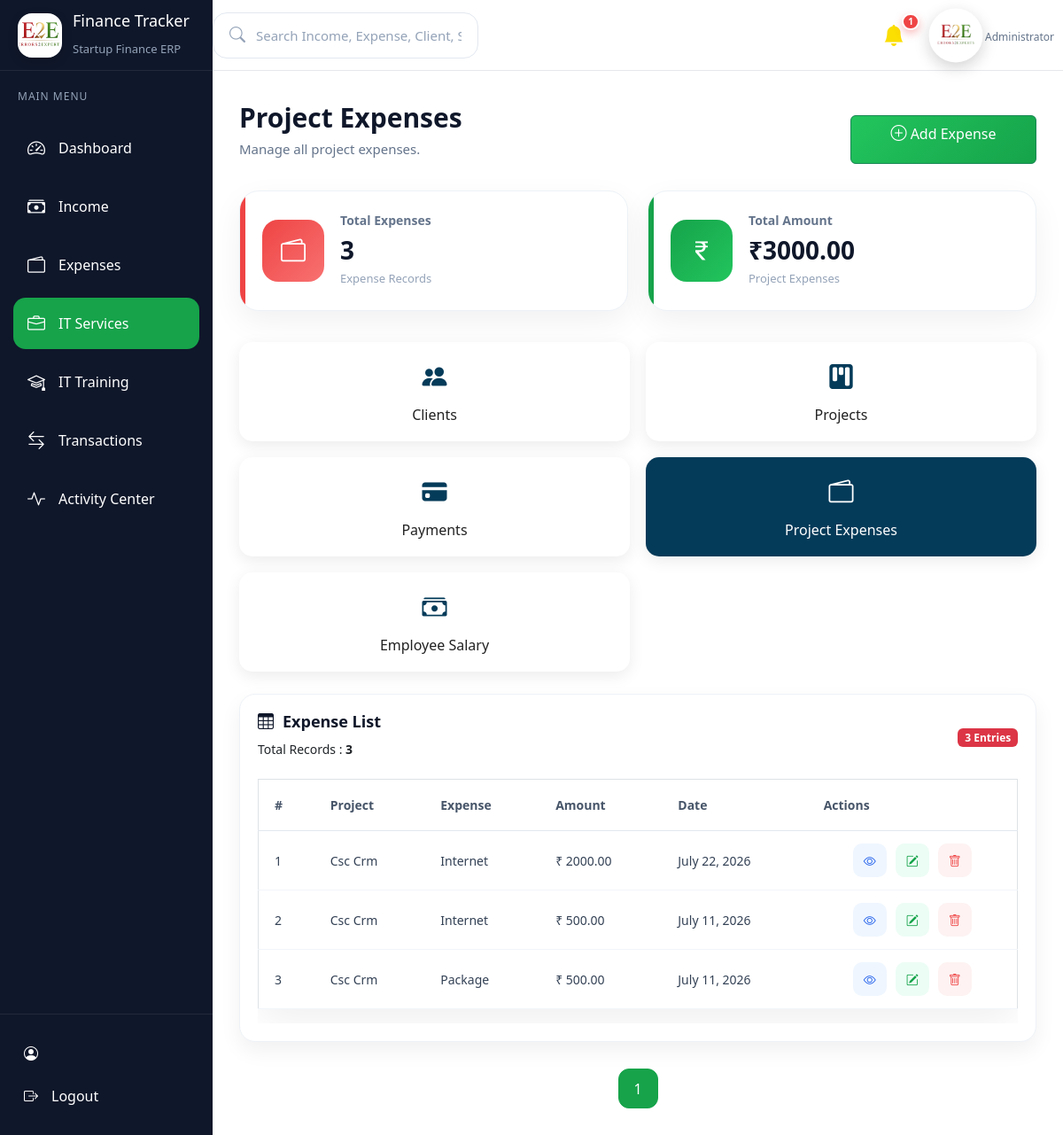
The app's page /services/project-expenses/, older data.
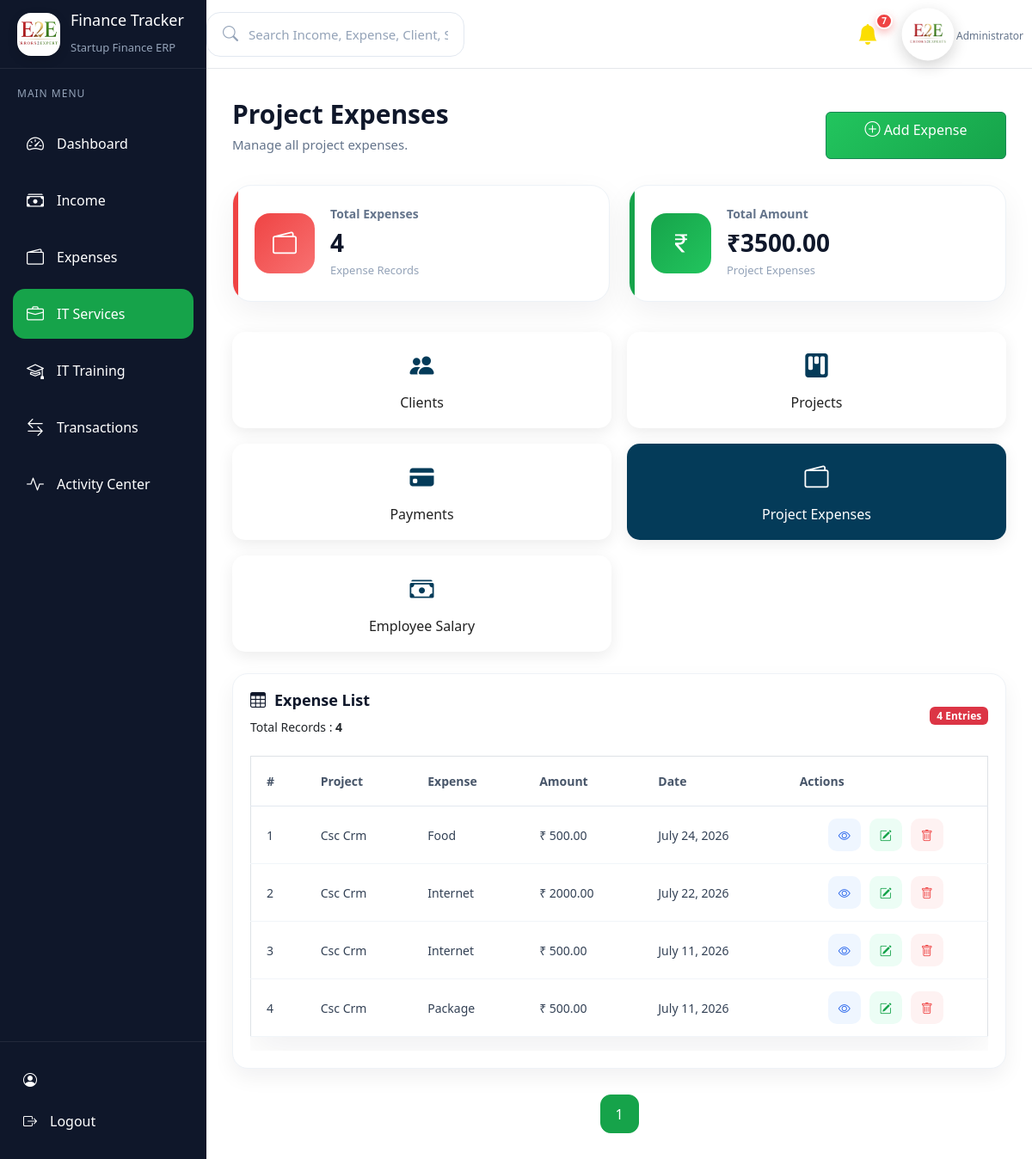
The same page, newer data.
### services/models.py (models this page shows, shortened)
class ProjectExpense(models.Model):
    PAYMENT_CHOICES = [
        ("Cash", "Cash"),
        ("UPI", "UPI"),
        ("Bank", "Bank Transfer"),
        ("Card", "Card"),
        ("Cheque", "Cheque"),
    ]
    payment_mode = models.CharField(
        max_length=20,
        choices=PAYMENT_CHOICES,
    )
    transaction_id = models.CharField(
        max_length=150,
        blank=True,
        null=True
    )
    cheque_number = models.CharField(
        max_length=100,
        blank=True,
        null=True
    )
    bank_name = models.CharField(
        max_length=150,
        blank=True,
        null=True
    )
    project = models.ForeignKey(
        Project,
        on_delete=models.CASCADE,
        related_name="expenses"
    )
    expense_name = models.CharField(
        max_length=200
    )
    amount = models.DecimalField(
        max_digits=12,
        decimal_places=2
    )
    expense_date = models.DateField()
    remarks = models.TextField(
        blank=True,
        null=True
    )
    created_at = models.DateTimeField(
        auto_now_add=True
    )
    class Meta:
        ordering = ["-id"]

class Project(models.Model):
    SERVICE_CHOICES = (
        ("Website", "Website"),
        ("Web Application", "Web Application"),
        ("Mobile Application", "Mobile Application"),
        ("UI/UX Design", "UI/UX Design"),
        ("Digital Marketing", "Digital Marketing"),
        ("SEO", "SEO"),
        ("ERP Development", "ERP Development"),
        ("Other", "Other"),
    )
    STATUS_CHOICES = (
        ("Pending", "Pending"),
        ("In Progress", "In Progress"),
        ("Completed", "Completed"),
        ("On Hold", "On Hold"),
    )
    client = models.ForeignKey(
        Client,
        on_delete=models.CASCADE,
        related_name="projects"
    )
    project_name = models.CharField(
        max_length=200,
        unique=True
    )
    service_type = models.CharField(
        max_length=100,
        choices=SERVICE_CHOICES
    )
    project_amount = models.DecimalField(
        max_digits=12,
        decimal_places=2
    )
    start_date = models.DateField()
    end_date = models.DateField()
    status = models.CharField(
        max_length=30,
        choices=STATUS_CHOICES,
        default="Pending"
    )
    description = models.TextField(
        blank=True,
        null=True
    )
    created_at = models.DateTimeField(
        auto_now_add=True
    )
    updated_at = models.DateTimeField(
        auto_now=True
    )
    class Meta:
        ordering = ["-id"]

### services/views.py (the view)
# urls.py: path("", views.expense_list, name="expense_list"),
def expense_list(request):
    expenses = ProjectExpense.objects.select_related(
        "project"
    ).all().order_by("-id")
    search = request.GET.get("search", "")
    if search:
        expenses = expenses.filter(
            Q(project__project_name__icontains=search) |
            Q(project__client__company_name__icontains=search) |
            Q(expense_name__icontains=search)
        )
    paginator = Paginator(expenses, 5)
    page_number = request.GET.get("page")
    page_obj = paginator.get_page(page_number)
    context = {
        "expenses": page_obj,
        "page_obj": page_obj,
        "search": search,
        "active_page": "expenses",
        "total_expenses": ProjectExpense.objects.count(),
        "total_expense_amount": ProjectExpense.objects.aggregate(
            total=Sum("amount")
        )["total"] or 0,
        "today_expenses": ProjectExpense.objects.filter(
            expense_date=date.today()
        ).aggregate(
            total=Sum("amount")
        )["total"] or 0,
        "this_month_expenses": ProjectExpense.objects.filter(
            expense_date__year=date.today().year,
            expense_date__month=date.today().month
        ).aggregate(
            total=Sum("amount")
        )["total"] or 0,
    }
    return render(
        request,
        "services/expense_list.html",
        context
    )

### activity/context_processors.py (called while the page is built)
def notification_context(request):
    unread_notifications = Notification.objects.filter(
        is_read=False
    ).count()
    recent_notifications = Notification.objects.filter(
        is_read=False
    ).order_by("-created_at")[:5]
    return {
        "unread_notifications": unread_notifications,
        "recent_notifications": recent_notifications,
    }

### templates/services/expense_list.html (shortened to what the changed rows need)
{% extends 'base.html' %}
{% block content %}
<div class="page-header">
    <div>
        <h2>Project Expenses</h2>
    </div>
</div>
<div class="dashboard-cards">
    <div class="dashboard-card expense">
        <div class="card-content">
            <h5>Total Expenses</h5>
            <h2>{{ total_expenses }}</h2>
            <p>Expense Records</p>
        </div>
    </div>
    <div class="dashboard-card revenue">
        <div class="card-content">
            <h5>Total Amount</h5>
            <h2>₹{{ total_expense_amount|floatformat:2 }}</h2>
            <p>Project Expenses</p>
        </div>
    </div>
</div>
<div class="dashboard-box expense-table-card">
    <div class="box-header">
        <div>
            <small>
                Total Records :
                <strong>{{ page_obj.paginator.count }}</strong>
            </small>
        </div>
        <div>
            <span class="badge bg-danger">
                {{ page_obj.paginator.count }} Entries
            </span>
        </div>
    </div>
    <div class="table-responsive">
        <table class="table dashboard-table align-middle">
            <thead>
                <tr>
                    <th>#</th>
                    <th>Project</th>
                    <th>Expense</th>
                    <th>Amount</th>
                    <th>Date</th>
                    <th>Actions</th>
                </tr>
            </thead>
            <tbody>
                {% for expense in expenses %}
                <tr>
                    <td>{{ page_obj.start_index|add:forloop.counter0 }}</td>
                    <td>{{ expense.project.project_name }}</td>
                    <td>{{ expense.expense_name }}</td>
                    <td>₹ {{ expense.amount|floatformat:2 }}</td>
                    <td>{{ expense.expense_date }}</td>
                    <td>
                        <div class="action-buttons">
                            <a href="{% url 'services:view_expense' expense.id %}" class="view-btn">
                                <i class="bi bi-eye"></i>
                            </a>
                            <a href="{% url 'services:edit_expense' expense.id %}" class="edit-btn">
                                <i class="bi bi-pencil-square"></i>
                            </a>
                            <a href="#" class="delete-btn" data-bs-toggle="modal" data-bs-target="#deleteModal"
                                data-url="{% url 'services:delete_expense' expense.id %}">
                                <i class="bi bi-trash"></i>
                            </a>
                        </div>
                    </td>
                </tr>
                {% endfor %}
            </tbody>
        </table>
    </div>
</div>
<div class="pagination-container">
    {% for page in page_obj.paginator.page_range %}
    {% if page == page_obj.number %}
    <span class="page-btn active">
        {{ page }}
    </span>
    {% else %}
    <a href="?page={{ page }}" class="page-btn">
        {{ page }}
    </a>
    {% endif %}
    {% endfor %}
</div>
{% endblock %}

Row changes from the older to the newer data that the page shows:
added ProjectExpense: start_index|add "1", project.project_name "Csc Crm", expense_name "Food", amount "500.00", expense_date "July 24, 2026"
computed for ProjectExpense "July 22, 2026": start_index|add "1" → "2"
computed for ProjectExpense (number 3 of 4 on the later page): start_index|add "2" → "3"
computed for ProjectExpense "Package": start_index|add "3" → "4"
Text that changed along with them:
{{ unread_notifications }}: "1" → "7"
{{ total_expenses }}: "3" → "4"
{{ total_expense_amount|floatformat:2 }}: "3000.00" → "3500.00"
{{ page_obj.paginator.count }}: "3" → "4"
